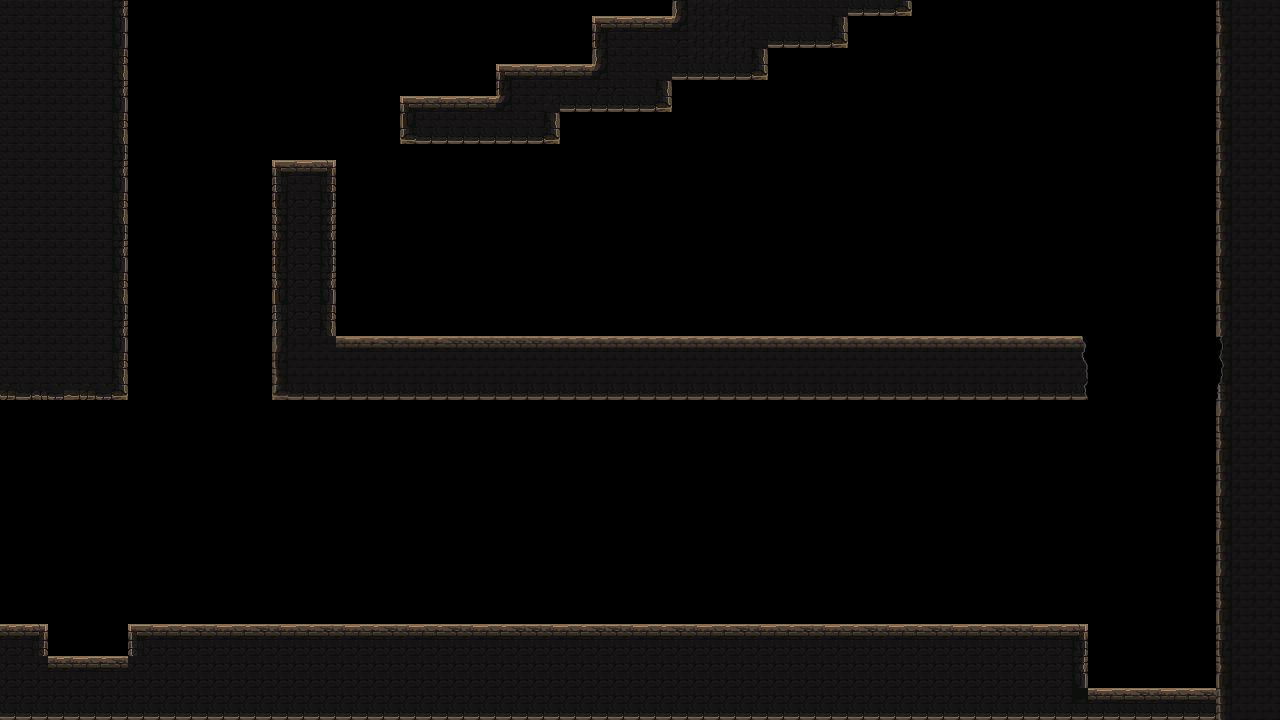

Below is a game level as drawn by its tile map, then a one-line description and the .tmx that defines it (tile-layer data replaced by summaries):
An orthogonal 80x45 tile map with 16x16 px tiles, 1 tile layer (platform), 3 tilesets.

<map version="1.4" tiledversion="1.4.3" orientation="orthogonal" renderorder="right-down" width="80" height="45" tilewidth="16" tileheight="16" infinite="0" nextlayerid="6" nextobjectid="1">
 <tileset firstgid="1" name="mainlevbuild_A" tilewidth="16" tileheight="16" tilecount="4096" columns="64">
  <image source="mainlevbuild_A.png" width="1024" height="1024" />
 </tileset>
 <tileset firstgid="4097" name="floor1-left_build" tilewidth="16" tileheight="16" tilecount="3600" columns="80">
  <image source="floor1/floor1-left_build.png" width="1280" height="720" />
 </tileset>
 <tileset firstgid="7697" name="floor1-right_build" tilewidth="16" tileheight="16" tilecount="3600" columns="80">
  <image source="floor1/floor1-right_build.png" width="1280" height="720" />
 </tileset>
 <layer id="1" name="platform" width="80" height="45">
  <data>[3600 cells, 1173 non-empty, 421 distinct tile ids]</data>
 </layer>
</map>
